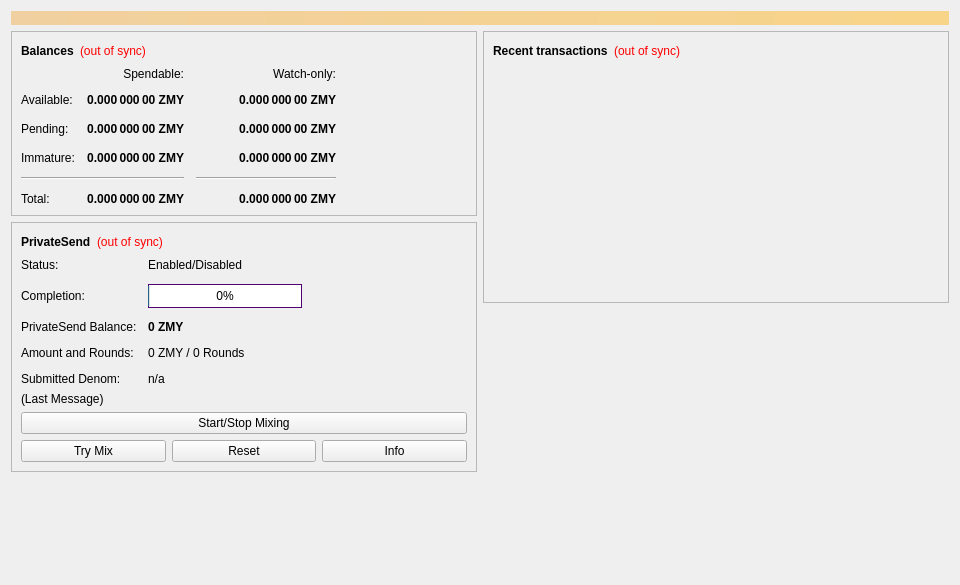
<?xml version="1.0" encoding="UTF-8"?>
<ui version="4.0">
 <class>OverviewPage</class>
 <widget class="QWidget" name="OverviewPage">
  <property name="geometry">
   <rect>
    <x>0</x>
    <y>0</y>
    <width>960</width>
    <height>585</height>
   </rect>
  </property>
  <property name="minimumSize">
   <size>
    <width>960</width>
    <height>0</height>
   </size>
  </property>
  <property name="windowTitle">
   <string>Form</string>
  </property>
  <layout class="QVBoxLayout" name="topLayout">
   <item>
    <widget class="QLabel" name="labelAlerts">
     <property name="visible">
      <bool>false</bool>
     </property>
     <property name="styleSheet">
      <string notr="true">background-color: qlineargradient(x1: 0, y1: 0, x2: 1, y2: 0, stop:0 #F0D0A0, stop:1 #F8D488); color:#000000;</string>
     </property>
     <property name="wordWrap">
      <bool>true</bool>
     </property>
     <property name="margin">
      <number>3</number>
     </property>
    </widget>
   </item>
   <item>
    <layout class="QHBoxLayout" name="horizontalLayout" stretch="1,1">
     <item>
      <layout class="QVBoxLayout" name="verticalLayout_2">
       <item>
        <widget class="QFrame" name="frame">
         <property name="frameShape">
          <enum>QFrame::StyledPanel</enum>
         </property>
         <property name="frameShadow">
          <enum>QFrame::Raised</enum>
         </property>
         <layout class="QVBoxLayout" name="verticalLayout_4">
          <item>
           <layout class="QHBoxLayout" name="horizontalLayout_4">
            <item>
             <widget class="QLabel" name="label_5">
              <property name="font">
               <font>
                <weight>75</weight>
                <bold>true</bold>
               </font>
              </property>
              <property name="text">
               <string>Balances</string>
              </property>
             </widget>
            </item>
            <item>
             <widget class="QLabel" name="labelWalletStatus">
              <property name="cursor">
               <cursorShape>WhatsThisCursor</cursorShape>
              </property>
              <property name="toolTip">
               <string>The displayed information may be out of date. Your wallet automatically synchronizes with the Zumy network after a connection is established, but this process has not completed yet.</string>
              </property>
              <property name="styleSheet">
               <string notr="true">QLabel { color: red; }</string>
              </property>
              <property name="text">
               <string notr="true">(out of sync)</string>
              </property>
              <property name="alignment">
               <set>Qt::AlignLeading|Qt::AlignLeft|Qt::AlignVCenter</set>
              </property>
             </widget>
            </item>
            <item>
             <spacer name="horizontalSpacer_3">
              <property name="orientation">
               <enum>Qt::Horizontal</enum>
              </property>
              <property name="sizeHint" stdset="0">
               <size>
                <width>40</width>
                <height>20</height>
               </size>
              </property>
             </spacer>
            </item>
           </layout>
          </item>
          <item>
           <layout class="QGridLayout" name="gridLayout">
            <property name="spacing">
             <number>12</number>
            </property>
            <item row="2" column="2">
             <widget class="QLabel" name="labelWatchPending">
              <property name="font">
               <font>
                <weight>75</weight>
                <bold>true</bold>
               </font>
              </property>
              <property name="cursor">
               <cursorShape>IBeamCursor</cursorShape>
              </property>
              <property name="toolTip">
               <string>Unconfirmed transactions to watch-only addresses</string>
              </property>
              <property name="text">
               <string notr="true">0.000 000 00 ZMY</string>
              </property>
              <property name="alignment">
               <set>Qt::AlignRight|Qt::AlignTrailing|Qt::AlignVCenter</set>
              </property>
              <property name="textInteractionFlags">
               <set>Qt::LinksAccessibleByMouse|Qt::TextSelectableByKeyboard|Qt::TextSelectableByMouse</set>
              </property>
             </widget>
            </item>
            <item row="2" column="1">
             <widget class="QLabel" name="labelUnconfirmed">
              <property name="font">
               <font>
                <weight>75</weight>
                <bold>true</bold>
               </font>
              </property>
              <property name="cursor">
               <cursorShape>IBeamCursor</cursorShape>
              </property>
              <property name="toolTip">
               <string>Total of transactions that have yet to be confirmed, and do not yet count toward the spendable balance</string>
              </property>
              <property name="text">
               <string notr="true">0.000 000 00 ZMY</string>
              </property>
              <property name="alignment">
               <set>Qt::AlignRight|Qt::AlignTrailing|Qt::AlignVCenter</set>
              </property>
              <property name="textInteractionFlags">
               <set>Qt::LinksAccessibleByMouse|Qt::TextSelectableByKeyboard|Qt::TextSelectableByMouse</set>
              </property>
             </widget>
            </item>
            <item row="3" column="2">
             <widget class="QLabel" name="labelWatchImmature">
              <property name="font">
               <font>
                <weight>75</weight>
                <bold>true</bold>
               </font>
              </property>
              <property name="cursor">
               <cursorShape>IBeamCursor</cursorShape>
              </property>
              <property name="toolTip">
               <string>Mined balance in watch-only addresses that has not yet matured</string>
              </property>
              <property name="text">
               <string notr="true">0.000 000 00 ZMY</string>
              </property>
              <property name="alignment">
               <set>Qt::AlignRight|Qt::AlignTrailing|Qt::AlignVCenter</set>
              </property>
              <property name="textInteractionFlags">
               <set>Qt::LinksAccessibleByMouse|Qt::TextSelectableByKeyboard|Qt::TextSelectableByMouse</set>
              </property>
             </widget>
            </item>
            <item row="4" column="0" colspan="2">
             <widget class="Line" name="lineSpendableBalance">
              <property name="orientation">
               <enum>Qt::Horizontal</enum>
              </property>
             </widget>
            </item>
            <item row="4" column="2">
             <widget class="Line" name="lineWatchBalance">
              <property name="sizePolicy">
               <sizepolicy hsizetype="Preferred" vsizetype="Fixed">
                <horstretch>0</horstretch>
                <verstretch>0</verstretch>
               </sizepolicy>
              </property>
              <property name="minimumSize">
               <size>
                <width>140</width>
                <height>0</height>
               </size>
              </property>
              <property name="orientation">
               <enum>Qt::Horizontal</enum>
              </property>
             </widget>
            </item>
            <item row="5" column="0">
             <widget class="QLabel" name="labelTotalText">
              <property name="text">
               <string>Total:</string>
              </property>
             </widget>
            </item>
            <item row="3" column="1">
             <widget class="QLabel" name="labelImmature">
              <property name="font">
               <font>
                <weight>75</weight>
                <bold>true</bold>
               </font>
              </property>
              <property name="cursor">
               <cursorShape>IBeamCursor</cursorShape>
              </property>
              <property name="toolTip">
               <string>Mined balance that has not yet matured</string>
              </property>
              <property name="text">
               <string notr="true">0.000 000 00 ZMY</string>
              </property>
              <property name="alignment">
               <set>Qt::AlignRight|Qt::AlignTrailing|Qt::AlignVCenter</set>
              </property>
              <property name="textInteractionFlags">
               <set>Qt::LinksAccessibleByMouse|Qt::TextSelectableByKeyboard|Qt::TextSelectableByMouse</set>
              </property>
             </widget>
            </item>
            <item row="2" column="3">
             <spacer name="horizontalSpacer_2">
              <property name="orientation">
               <enum>Qt::Horizontal</enum>
              </property>
              <property name="sizeHint" stdset="0">
               <size>
                <width>40</width>
                <height>20</height>
               </size>
              </property>
             </spacer>
            </item>
            <item row="3" column="0">
             <widget class="QLabel" name="labelImmatureText">
              <property name="text">
               <string>Immature:</string>
              </property>
             </widget>
            </item>
            <item row="5" column="1">
             <widget class="QLabel" name="labelTotal">
              <property name="font">
               <font>
                <weight>75</weight>
                <bold>true</bold>
               </font>
              </property>
              <property name="cursor">
               <cursorShape>IBeamCursor</cursorShape>
              </property>
              <property name="toolTip">
               <string>Your current total balance</string>
              </property>
              <property name="text">
               <string notr="true">0.000 000 00 ZMY</string>
              </property>
              <property name="alignment">
               <set>Qt::AlignRight|Qt::AlignTrailing|Qt::AlignVCenter</set>
              </property>
              <property name="textInteractionFlags">
               <set>Qt::LinksAccessibleByMouse|Qt::TextSelectableByKeyboard|Qt::TextSelectableByMouse</set>
              </property>
             </widget>
            </item>
            <item row="5" column="2">
             <widget class="QLabel" name="labelWatchTotal">
              <property name="font">
               <font>
                <weight>75</weight>
                <bold>true</bold>
               </font>
              </property>
              <property name="cursor">
               <cursorShape>IBeamCursor</cursorShape>
              </property>
              <property name="toolTip">
               <string>Current total balance in watch-only addresses</string>
              </property>
              <property name="text">
               <string notr="true">0.000 000 00 ZMY</string>
              </property>
              <property name="alignment">
               <set>Qt::AlignRight|Qt::AlignTrailing|Qt::AlignVCenter</set>
              </property>
              <property name="textInteractionFlags">
               <set>Qt::LinksAccessibleByMouse|Qt::TextSelectableByKeyboard|Qt::TextSelectableByMouse</set>
              </property>
             </widget>
            </item>
            <item row="0" column="2">
             <widget class="QLabel" name="labelWatchonly">
              <property name="text">
               <string>Watch-only:</string>
              </property>
              <property name="alignment">
               <set>Qt::AlignRight|Qt::AlignTrailing|Qt::AlignVCenter</set>
              </property>
             </widget>
            </item>
            <item row="1" column="0">
             <widget class="QLabel" name="labelBalanceText">
              <property name="text">
               <string>Available:</string>
              </property>
             </widget>
            </item>
            <item row="1" column="1">
             <widget class="QLabel" name="labelBalance">
              <property name="font">
               <font>
                <weight>75</weight>
                <bold>true</bold>
               </font>
              </property>
              <property name="cursor">
               <cursorShape>IBeamCursor</cursorShape>
              </property>
              <property name="toolTip">
               <string>Your current spendable balance</string>
              </property>
              <property name="text">
               <string notr="true">0.000 000 00 ZMY</string>
              </property>
              <property name="alignment">
               <set>Qt::AlignRight|Qt::AlignTrailing|Qt::AlignVCenter</set>
              </property>
              <property name="textInteractionFlags">
               <set>Qt::LinksAccessibleByMouse|Qt::TextSelectableByKeyboard|Qt::TextSelectableByMouse</set>
              </property>
             </widget>
            </item>
            <item row="1" column="2">
             <widget class="QLabel" name="labelWatchAvailable">
              <property name="font">
               <font>
                <weight>75</weight>
                <bold>true</bold>
               </font>
              </property>
              <property name="cursor">
               <cursorShape>IBeamCursor</cursorShape>
              </property>
              <property name="toolTip">
               <string>Your current balance in watch-only addresses</string>
              </property>
              <property name="text">
               <string notr="true">0.000 000 00 ZMY</string>
              </property>
              <property name="alignment">
               <set>Qt::AlignRight|Qt::AlignTrailing|Qt::AlignVCenter</set>
              </property>
              <property name="textInteractionFlags">
               <set>Qt::LinksAccessibleByMouse|Qt::TextSelectableByKeyboard|Qt::TextSelectableByMouse</set>
              </property>
             </widget>
            </item>
            <item row="2" column="0">
             <widget class="QLabel" name="labelPendingText">
              <property name="text">
               <string>Pending:</string>
              </property>
             </widget>
            </item>
            <item row="0" column="1">
             <widget class="QLabel" name="labelSpendable">
              <property name="text">
               <string>Spendable:</string>
              </property>
              <property name="alignment">
               <set>Qt::AlignRight|Qt::AlignTrailing|Qt::AlignVCenter</set>
              </property>
             </widget>
            </item>
           </layout>
          </item>
         </layout>
        </widget>
       </item>
       <item>
        <widget class="QFrame" name="framePrivateSend">
         <property name="layoutDirection">
          <enum>Qt::LeftToRight</enum>
         </property>
         <property name="frameShape">
          <enum>QFrame::StyledPanel</enum>
         </property>
         <property name="frameShadow">
          <enum>QFrame::Raised</enum>
         </property>
         <layout class="QVBoxLayout" name="VerticalLayout_PS1">
          <item>
           <layout class="QHBoxLayout" name="horizontalLayout_5">
            <item>
             <widget class="QLabel" name="labelPrivateSendHeader">
              <property name="font">
               <font>
                <weight>75</weight>
                <bold>true</bold>
               </font>
              </property>
              <property name="text">
               <string>PrivateSend</string>
              </property>
             </widget>
            </item>
            <item>
             <widget class="QLabel" name="labelPrivateSendSyncStatus">
              <property name="toolTip">
               <string>The displayed information may be out of date. Your wallet automatically synchronizes with the Zumy network after a connection is established, but this process has not completed yet.</string>
              </property>
              <property name="styleSheet">
               <string notr="true">QLabel { color: red; }</string>
              </property>
              <property name="text">
               <string notr="true">(out of sync)</string>
              </property>
              <property name="alignment">
               <set>Qt::AlignLeading|Qt::AlignLeft|Qt::AlignVCenter</set>
              </property>
             </widget>
            </item>
            <item>
             <spacer name="horizontalSpacer_4">
              <property name="orientation">
               <enum>Qt::Horizontal</enum>
              </property>
              <property name="sizeHint" stdset="0">
               <size>
                <width>40</width>
                <height>20</height>
               </size>
              </property>
             </spacer>
            </item>
           </layout>
          </item>
          <item>
           <layout class="QFormLayout" name="privateSendFormLayout">
            <property name="fieldGrowthPolicy">
             <enum>QFormLayout::AllNonFixedFieldsGrow</enum>
            </property>
            <property name="horizontalSpacing">
             <number>11</number>
            </property>
            <property name="verticalSpacing">
             <number>12</number>
            </property>
            <item row="0" column="1">
             <widget class="QLabel" name="labelPrivateSendEnabled">
              <property name="text">
               <string>Enabled/Disabled</string>
              </property>
             </widget>
            </item>
            <item row="1" column="0">
             <widget class="QLabel" name="labelCompletitionText">
              <property name="text">
               <string>Completion:</string>
              </property>
             </widget>
            </item>
            <item row="1" column="1">
             <widget class="QProgressBar" name="privateSendProgress">
              <property name="maximumSize">
               <size>
                <width>154</width>
                <height>16777215</height>
               </size>
              </property>
              <property name="styleSheet">
               <string notr="true">border-width:1px;
border-color:rgb(82,0,114);
border-style:solid;</string>
              </property>
              <property name="value">
               <number>0</number>
              </property>
              <property name="alignment">
               <set>Qt::AlignCenter</set>
              </property>
             </widget>
            </item>
            <item row="2" column="0">
             <widget class="QLabel" name="labelAnonymizedText">
              <property name="text">
               <string>PrivateSend Balance:</string>
              </property>
             </widget>
            </item>
            <item row="2" column="1">
             <widget class="QLabel" name="labelAnonymized">
              <property name="font">
               <font>
                <weight>75</weight>
                <bold>true</bold>
               </font>
              </property>
              <property name="text">
               <string notr="true">0 ZMY</string>
              </property>
             </widget>
            </item>
            <item row="3" column="0">
             <widget class="QLabel" name="labelAmountAndRoundsText">
              <property name="text">
               <string>Amount and Rounds:</string>
              </property>
             </widget>
            </item>
            <item row="3" column="1">
             <widget class="QLabel" name="labelAmountRounds">
              <property name="text">
               <string>0 ZMY / 0 Rounds</string>
              </property>
             </widget>
            </item>
            <item row="4" column="0">
             <widget class="QLabel" name="labelSubmittedDenomText">
              <property name="text">
               <string>Submitted Denom:</string>
              </property>
              <property name="wordWrap">
               <bool>false</bool>
              </property>
             </widget>
            </item>
            <item row="4" column="1">
             <widget class="QLabel" name="labelSubmittedDenom">
              <property name="toolTip">
               <string>The denominations you submitted to the Masternode.&lt;br&gt;To mix, other users must submit the exact same denominations.</string>
              </property>
              <property name="text">
               <string>n/a</string>
              </property>
             </widget>
            </item>
            <item row="0" column="0">
             <widget class="QLabel" name="labelPrivateSendEnabledText">
              <property name="text">
               <string>Status:</string>
              </property>
              <property name="alignment">
               <set>Qt::AlignLeading|Qt::AlignLeft|Qt::AlignVCenter</set>
              </property>
             </widget>
            </item>
           </layout>
          </item>
          <item>
           <layout class="QVBoxLayout" name="VerticalLayout_PS">
            <item>
             <widget class="QLabel" name="labelPrivateSendLastMessage">
              <property name="text">
               <string>(Last Message)</string>
              </property>
              <property name="alignment">
               <set>Qt::AlignLeading|Qt::AlignLeft|Qt::AlignTop</set>
              </property>
              <property name="wordWrap">
               <bool>true</bool>
              </property>
             </widget>
            </item>
            <item>
             <widget class="QPushButton" name="togglePrivateSend">
              <property name="sizePolicy">
               <sizepolicy hsizetype="MinimumExpanding" vsizetype="Fixed">
                <horstretch>0</horstretch>
                <verstretch>0</verstretch>
               </sizepolicy>
              </property>
              <property name="text">
               <string>Start/Stop Mixing</string>
              </property>
             </widget>
            </item>
            <item>
             <layout class="QHBoxLayout" name="horizontalLayout_debugbuttons">
              <item>
               <widget class="QPushButton" name="privateSendAuto">
                <property name="sizePolicy">
                 <sizepolicy hsizetype="MinimumExpanding" vsizetype="Fixed">
                  <horstretch>0</horstretch>
                  <verstretch>0</verstretch>
                 </sizepolicy>
                </property>
                <property name="toolTip">
                 <string>Try to manually submit a PrivateSend request.</string>
                </property>
                <property name="text">
                 <string>Try Mix</string>
                </property>
               </widget>
              </item>
              <item>
               <widget class="QPushButton" name="privateSendReset">
                <property name="sizePolicy">
                 <sizepolicy hsizetype="MinimumExpanding" vsizetype="Fixed">
                  <horstretch>0</horstretch>
                  <verstretch>0</verstretch>
                 </sizepolicy>
                </property>
                <property name="toolTip">
                 <string>Reset the current status of PrivateSend (can interrupt PrivateSend if it's in the process of Mixing, which can cost you money!)</string>
                </property>
                <property name="autoFillBackground">
                 <bool>false</bool>
                </property>
                <property name="text">
                 <string>Reset</string>
                </property>
               </widget>
              </item>
              <item>
               <widget class="QPushButton" name="privateSendInfo">
                <property name="sizePolicy">
                 <sizepolicy hsizetype="MinimumExpanding" vsizetype="Fixed">
                  <horstretch>0</horstretch>
                  <verstretch>0</verstretch>
                 </sizepolicy>
                </property>
                <property name="toolTip">
                 <string>Information about PrivateSend and Mixing</string>
                </property>
                <property name="text">
                 <string>Info</string>
                </property>
               </widget>
              </item>
             </layout>
            </item>
           </layout>
          </item>
         </layout>
        </widget>
       </item>
       <item>
        <spacer name="verticalSpacer">
         <property name="orientation">
          <enum>Qt::Vertical</enum>
         </property>
         <property name="sizeHint" stdset="0">
          <size>
           <width>20</width>
           <height>40</height>
          </size>
         </property>
        </spacer>
       </item>
      </layout>
     </item>
     <item>
      <layout class="QVBoxLayout" name="verticalLayout_3">
       <item>
        <widget class="QFrame" name="frame_2">
         <property name="frameShape">
          <enum>QFrame::StyledPanel</enum>
         </property>
         <property name="frameShadow">
          <enum>QFrame::Raised</enum>
         </property>
         <layout class="QVBoxLayout" name="verticalLayout">
          <item>
           <layout class="QHBoxLayout" name="horizontalLayout_2">
            <item>
             <widget class="QLabel" name="label_4">
              <property name="font">
               <font>
                <weight>75</weight>
                <bold>true</bold>
               </font>
              </property>
              <property name="text">
               <string>Recent transactions</string>
              </property>
             </widget>
            </item>
            <item>
             <widget class="QLabel" name="labelTransactionsStatus">
              <property name="cursor">
               <cursorShape>WhatsThisCursor</cursorShape>
              </property>
              <property name="toolTip">
               <string>The displayed information may be out of date. Your wallet automatically synchronizes with the Zumy network after a connection is established, but this process has not completed yet.</string>
              </property>
              <property name="styleSheet">
               <string notr="true">QLabel { color: red; }</string>
              </property>
              <property name="text">
               <string notr="true">(out of sync)</string>
              </property>
              <property name="alignment">
               <set>Qt::AlignRight|Qt::AlignTrailing|Qt::AlignVCenter</set>
              </property>
             </widget>
            </item>
            <item>
             <spacer name="horizontalSpacer">
              <property name="orientation">
               <enum>Qt::Horizontal</enum>
              </property>
              <property name="sizeHint" stdset="0">
               <size>
                <width>40</width>
                <height>20</height>
               </size>
              </property>
             </spacer>
            </item>
           </layout>
          </item>
          <item>
           <widget class="QListView" name="listTransactions">
            <property name="styleSheet">
             <string notr="true">QListView { background: transparent; }</string>
            </property>
            <property name="frameShape">
             <enum>QFrame::NoFrame</enum>
            </property>
            <property name="verticalScrollBarPolicy">
             <enum>Qt::ScrollBarAlwaysOff</enum>
            </property>
            <property name="horizontalScrollBarPolicy">
             <enum>Qt::ScrollBarAlwaysOff</enum>
            </property>
            <property name="selectionMode">
             <enum>QAbstractItemView::NoSelection</enum>
            </property>
           </widget>
          </item>
         </layout>
        </widget>
       </item>
       <item>
        <spacer name="verticalSpacer_2">
         <property name="orientation">
          <enum>Qt::Vertical</enum>
         </property>
         <property name="sizeHint" stdset="0">
          <size>
           <width>20</width>
           <height>40</height>
          </size>
         </property>
        </spacer>
       </item>
      </layout>
     </item>
    </layout>
   </item>
  </layout>
 </widget>
 <resources/>
 <connections/>
</ui>
